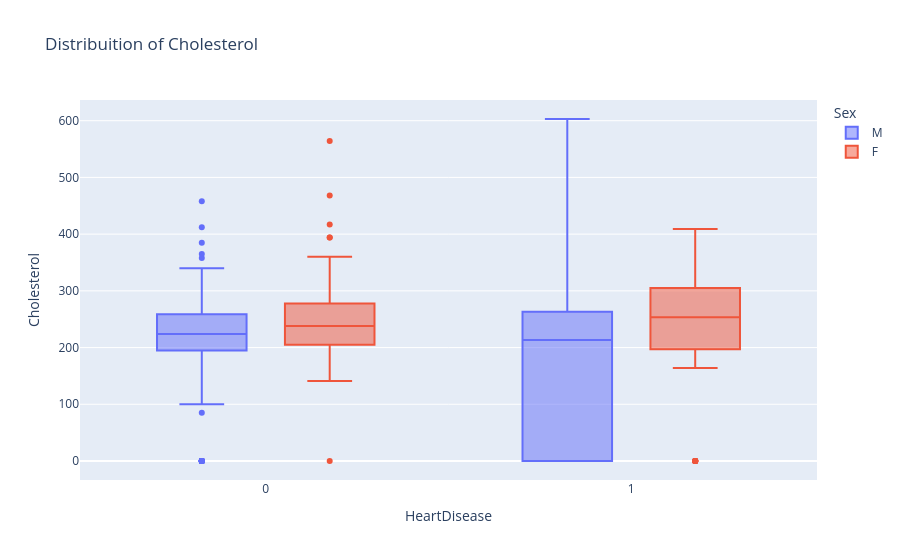

This figure's notebook cell:
### Code cell
fig = px.box(df, y='Cholesterol', x='HeartDisease', title="Distribuition of Cholesterol", color="Sex")
fig.show()

### Figure 1 — Plotly figure (JSON) as saved in the notebook; plotly's stock layout.template omitted (floating-point values rounded to 4 significant figures; data arrays with more than 128 entries replaced by an {"elided": "..."} marker saying what was removed)
{"data": [{"alignmentgroup": "True", "hovertemplate": "Sex=M<br>HeartDisease=%{x}<br>Cholesterol=%{y}<extra></extra>", "legendgroup": "M", "marker": {"color": "#636efa"}, "name": "M", "notched": false, "offsetgroup": "M", "orientation": "v", "showlegend": true, "type": "box", "x": {"elided": "725 int values"}, "x0": " ", "xaxis": "x", "y": {"elided": "725 int values"}, "y0": " ", "yaxis": "y"}, {"alignmentgroup": "True", "hovertemplate": "Sex=F<br>HeartDisease=%{x}<br>Cholesterol=%{y}<extra></extra>", "legendgroup": "F", "marker": {"color": "#EF553B"}, "name": "F", "notched": false, "offsetgroup": "F", "orientation": "v", "showlegend": true, "type": "box", "x": {"elided": "193 int values"}, "x0": " ", "xaxis": "x", "y": {"elided": "193 int values"}, "y0": " ", "yaxis": "y"}], "layout": {"boxmode": "group", "legend": {"title": {"text": "Sex"}, "tracegroupgap": 0}, "title": {"text": "Distribuition of Cholesterol"}, "xaxis": {"anchor": "y", "domain": [0, 1], "title": {"text": "HeartDisease"}}, "yaxis": {"anchor": "x", "domain": [0, 1], "title": {"text": "Cholesterol"}}}}
